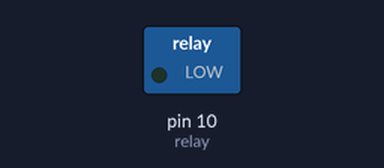
A sketch run on a simulated Arduino Uno, built with avr-gcc and run on an emulated ATmega328P. On the bench: switched loads named in the sketch (green lamp = pin HIGH).

Above: at 2.5 s.
At 7.5 s:
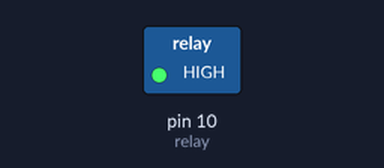
Timing chart, 0 to 13.0 s (numbered marks = the images above):
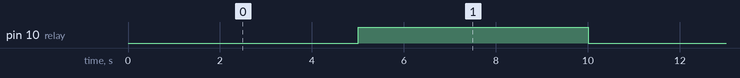

Measured:
- by itself, pin 10 (relay): alternates HIGH for 5.0 s and LOW for 5.0 s

The sketch:

relay.ino
```cpp
const byte relay = 10;

void setup() {
  pinMode(relay, OUTPUT); // declare output
  Serial.begin(115200);
}

void loop(){
  digitalWrite(relay, LOW); // turn ON
  delay(5000);

  digitalWrite(relay, HIGH); // turn OFF
  delay(5000);
}
```
